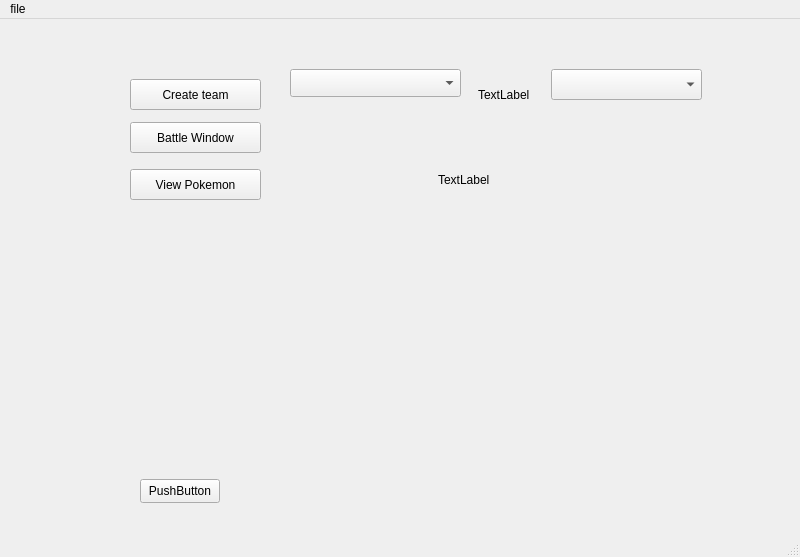
<?xml version="1.0" encoding="UTF-8"?>
<ui version="4.0">
 <class>MainWindow</class>
 <widget class="QMainWindow" name="MainWindow">
  <property name="geometry">
   <rect>
    <x>0</x>
    <y>0</y>
    <width>800</width>
    <height>557</height>
   </rect>
  </property>
  <property name="windowTitle">
   <string>MainWindow</string>
  </property>
  <widget class="QWidget" name="centralwidget">
   <widget class="QStackedWidget" name="stackedWidget">
    <property name="geometry">
     <rect>
      <x>0</x>
      <y>0</y>
      <width>801</width>
      <height>531</height>
     </rect>
    </property>
    <property name="currentIndex">
     <number>0</number>
    </property>
    <widget class="QWidget" name="mainScreen">
     <widget class="QPushButton" name="battleWindowButton">
      <property name="geometry">
       <rect>
        <x>130</x>
        <y>103</y>
        <width>131</width>
        <height>31</height>
       </rect>
      </property>
      <property name="text">
       <string>Battle Window</string>
      </property>
     </widget>
     <widget class="QLabel" name="label">
      <property name="geometry">
       <rect>
        <x>478</x>
        <y>50</y>
        <width>111</width>
        <height>51</height>
       </rect>
      </property>
      <property name="text">
       <string>TextLabel</string>
      </property>
     </widget>
     <widget class="QPushButton" name="pushButton">
      <property name="geometry">
       <rect>
        <x>130</x>
        <y>150</y>
        <width>131</width>
        <height>31</height>
       </rect>
      </property>
      <property name="text">
       <string>View Pokemon</string>
      </property>
     </widget>
     <widget class="QPushButton" name="createTeamButton">
      <property name="geometry">
       <rect>
        <x>130</x>
        <y>60</y>
        <width>131</width>
        <height>31</height>
       </rect>
      </property>
      <property name="text">
       <string>Create team</string>
      </property>
     </widget>
     <widget class="miwidget" name="widget" native="true">
      <property name="geometry">
       <rect>
        <x>0</x>
        <y>0</y>
        <width>801</width>
        <height>541</height>
       </rect>
      </property>
     </widget>
     <widget class="QLabel" name="pokemonImage">
      <property name="geometry">
       <rect>
        <x>438</x>
        <y>20</y>
        <width>291</width>
        <height>281</height>
       </rect>
      </property>
      <property name="text">
       <string>TextLabel</string>
      </property>
     </widget>
     <widget class="AttackAnimation" name="widget_2" native="true">
      <property name="geometry">
       <rect>
        <x>470</x>
        <y>30</y>
        <width>241</width>
        <height>20</height>
       </rect>
      </property>
     </widget>
     <widget class="QPushButton" name="pushButton_3">
      <property name="geometry">
       <rect>
        <x>140</x>
        <y>460</y>
        <width>80</width>
        <height>24</height>
       </rect>
      </property>
      <property name="text">
       <string>PushButton</string>
      </property>
     </widget>
     <widget class="AttackAnimationE" name="widget_3" native="true">
      <property name="geometry">
       <rect>
        <x>119</x>
        <y>40</y>
        <width>591</width>
        <height>391</height>
       </rect>
      </property>
     </widget>
     <widget class="QComboBox" name="comboBox">
      <property name="geometry">
       <rect>
        <x>551</x>
        <y>50</y>
        <width>151</width>
        <height>31</height>
       </rect>
      </property>
     </widget>
     <widget class="QComboBox" name="teamsDrop">
      <property name="geometry">
       <rect>
        <x>290</x>
        <y>50</y>
        <width>171</width>
        <height>28</height>
       </rect>
      </property>
     </widget>
     <zorder>pokemonImage</zorder>
     <zorder>widget</zorder>
     <zorder>widget_3</zorder>
     <zorder>widget_2</zorder>
     <zorder>battleWindowButton</zorder>
     <zorder>label</zorder>
     <zorder>pushButton</zorder>
     <zorder>createTeamButton</zorder>
     <zorder>pushButton_3</zorder>
     <zorder>comboBox</zorder>
     <zorder>teamsDrop</zorder>
    </widget>
    <widget class="QWidget" name="CreateTeamScreen">
     <widget class="QLineEdit" name="lineEdit">
      <property name="geometry">
       <rect>
        <x>230</x>
        <y>40</y>
        <width>113</width>
        <height>24</height>
       </rect>
      </property>
     </widget>
     <widget class="QLabel" name="label_2">
      <property name="geometry">
       <rect>
        <x>160</x>
        <y>40</y>
        <width>71</width>
        <height>21</height>
       </rect>
      </property>
      <property name="text">
       <string>Pokemon 1</string>
      </property>
     </widget>
     <widget class="QPushButton" name="pushButton_2">
      <property name="geometry">
       <rect>
        <x>50</x>
        <y>30</y>
        <width>80</width>
        <height>24</height>
       </rect>
      </property>
      <property name="text">
       <string>Hit me</string>
      </property>
     </widget>
     <widget class="QPushButton" name="back">
      <property name="geometry">
       <rect>
        <x>70</x>
        <y>220</y>
        <width>80</width>
        <height>24</height>
       </rect>
      </property>
      <property name="text">
       <string>back</string>
      </property>
     </widget>
     <widget class="QPushButton" name="pokemon1">
      <property name="geometry">
       <rect>
        <x>350</x>
        <y>40</y>
        <width>61</width>
        <height>21</height>
       </rect>
      </property>
      <property name="text">
       <string>confirm</string>
      </property>
     </widget>
     <widget class="QLabel" name="label1">
      <property name="geometry">
       <rect>
        <x>70</x>
        <y>70</y>
        <width>49</width>
        <height>16</height>
       </rect>
      </property>
      <property name="text">
       <string>hello</string>
      </property>
     </widget>
    </widget>
   </widget>
  </widget>
  <widget class="QMenuBar" name="menubar">
   <property name="geometry">
    <rect>
     <x>0</x>
     <y>0</y>
     <width>800</width>
     <height>25</height>
    </rect>
   </property>
   <widget class="QMenu" name="menufile">
    <property name="title">
     <string>file</string>
    </property>
    <addaction name="actionnew"/>
   </widget>
   <addaction name="menufile"/>
  </widget>
  <widget class="QStatusBar" name="statusbar"/>
  <action name="actionnew">
   <property name="text">
    <string>new</string>
   </property>
  </action>
 </widget>
 <customwidgets>
  <customwidget>
   <class>miwidget</class>
   <extends>QWidget</extends>
   <header location="global">miwidget.h</header>
   <container>1</container>
  </customwidget>
  <customwidget>
   <class>AttackAnimation</class>
   <extends>QWidget</extends>
   <header>attackanimation.h</header>
   <container>1</container>
  </customwidget>
  <customwidget>
   <class>AttackAnimationE</class>
   <extends>QWidget</extends>
   <header>attackanimatione.h</header>
   <container>1</container>
  </customwidget>
 </customwidgets>
 <resources/>
 <connections/>
</ui>
